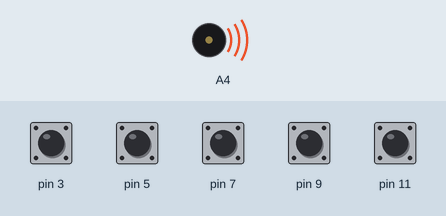
The sketch below on a simulated Arduino Uno, built with avr-gcc and run on an emulated ATmega328P. Shown: buzzer (waves = sounding). The test bench sets the inputs (shaded band); at power-on: pin 3, pin 5, pin 7, pin 9, pin 11 HIGH. What the sketch prints to the serial monitor is not drawn.

Above: at 1.2 s.
1.3 s: pin 3 pulled LOW for 1 s
5.3 s: pin 3 pulled LOW for 1 s
Timing chart, 0 to 8.3 s (numbered marks = the images above; inputs shaded):
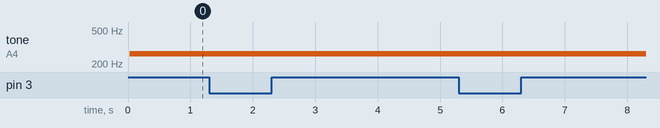

The sketch:

code.ino
```cpp
//fuente: https://www.youtube.com/watch?v=BGoQZt4qBNc
//sin terminar.

#include <CapacitiveSensor.h>

CapacitiveSensor a= CapacitiveSensor (2,3);
CapacitiveSensor b= CapacitiveSensor (4,5);
CapacitiveSensor c= CapacitiveSensor (6,7);
CapacitiveSensor d= CapacitiveSensor (8,9);
CapacitiveSensor e= CapacitiveSensor (10,7);
CapacitiveSensor f= CapacitiveSensor (8,9);
CapacitiveSensor g= CapacitiveSensor (8,10);
CapacitiveSensor h= CapacitiveSensor (8,11);


void setup() {
  // put your setup code here, to run once:
  Serial.begin(9600);
}

void loop() {
  // put your main code here, to run repeatedly:
  long SEN1 = a.capacitiveSensorRaw(30);
  long SEN2 = b.capacitiveSensorRaw(30);
  long SEN3 = c.capacitiveSensorRaw(30);
  long SEN4 = d.capacitiveSensorRaw(30);
  long SEN5 = e.capacitiveSensorRaw(30);
  long SEN6 = f.capacitiveSensorRaw(30);
  long SEN7 = g.capacitiveSensorRaw(30);
  long SEN8 = h.capacitiveSensorRaw(30);

  Serial.print(SEN1);
  Serial.print("/r");

  if (SEN1 >10) { tone(A4,262,100); }
  if (SEN2 >10) { tone(A4,282,100); }
  if (SEN3 >10) { tone(A4,362,100); }
  if (SEN4 >10) { tone(A4,462,100); }
  if (SEN5 >10) { tone(A4,562,100); }
  if (SEN6 >10) { tone(A4,662,100); }
  if (SEN7 >10) { tone(A4,762,100); }
  if (SEN8 >10) { tone(A4,262,100); }

}
```

Measured:
- after the input at 5.3 s, tone on A4: stays 262 Hz (without the input it goes to 462 Hz after 4.2 s)
